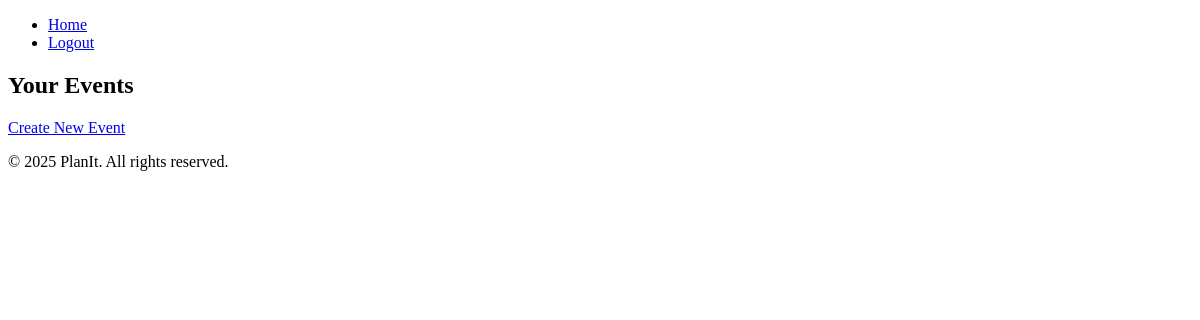
The page /list/ (signed in) on the database as committed earlier.
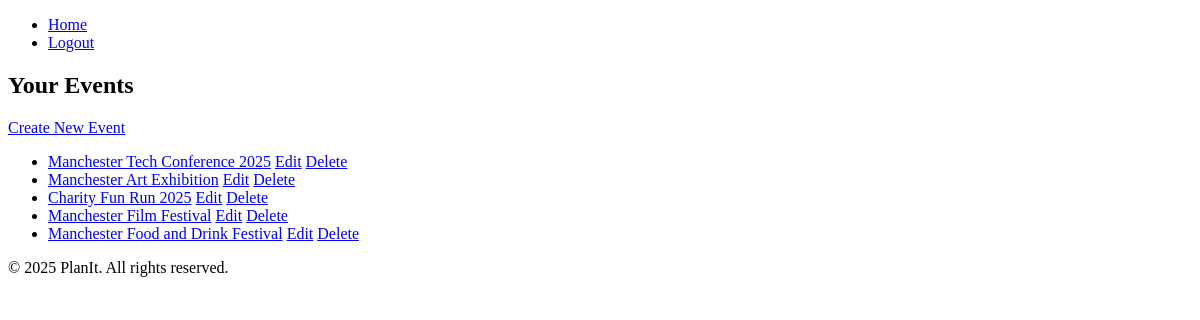
The same page on the database as committed later.
### events/models.py (models this page shows, shortened)
class Event(models.Model):
    name = models.CharField(max_length=200)
    description = models.TextField()
    location = models.CharField(max_length=300)
    date = models.DateField()
    time = models.TimeField()
    created_by = models.ForeignKey(User, on_delete=models.CASCADE)

### events/views.py (the view)
# urls.py: path('list/', views.event_list, name='event_list'),
@login_required
def event_list(request):
    print("Event list accessed.")
    events = Event.objects.filter(created_by=request.user)
    return render(request, 'events/event_list.html', {'events': events})

### events/templates/events/event_list.html
{% extends 'base.html' %}
{% block content %}
<h2>Your Events</h2>
<a href="{% url 'event_create' %}">Create New Event</a>
<ul>
    {% for event in events %}
    <li>
        <a href="{% url 'event_detail' event.pk %}">{{ event.name }}</a>
        <a href="{% url 'event_update' event.pk %}">Edit</a>
        <a href="{% url 'event_delete' event.pk %}">Delete</a>
    </li>
    {% endfor %}
</ul>
{% endblock %}

### templates/base.html (shortened to what this page needs)
{% load static %}
<!DOCTYPE html>
<html lang="en">
<head>
    <link rel="stylesheet" href="{% static 'css/style.css' %}">
</head>
<body>
    <header>
        <nav>
            <ul>
                <li><a href="{% url 'home' %}">Home</a></li>
                {% if user.is_authenticated %}
                    <li><a href="{% url 'logout' %}">Logout</a></li>
                {% else %}
                    <li><a href="{% url 'login' %}">Login</a></li>
                    <li><a href="{% url 'register' %}">Register</a></li>
                {% endif %}
            </ul>
        </nav>
    </header>
    <main>
        {% block content %}
        {% endblock %}
    </main>
    <footer>
        <p>&copy; 2025 PlanIt. All rights reserved.</p>
    </footer>
</body>
</html>

Rows that differ between the two databases and show on the page:
added Event: name "Manchester Tech Conference 2025"
added Event: name "Manchester Art Exhibition"
added Event: name "Charity Fun Run 2025"
added Event: name "Manchester Film Festival"
added Event: name "Manchester Food and Drink Festival"
